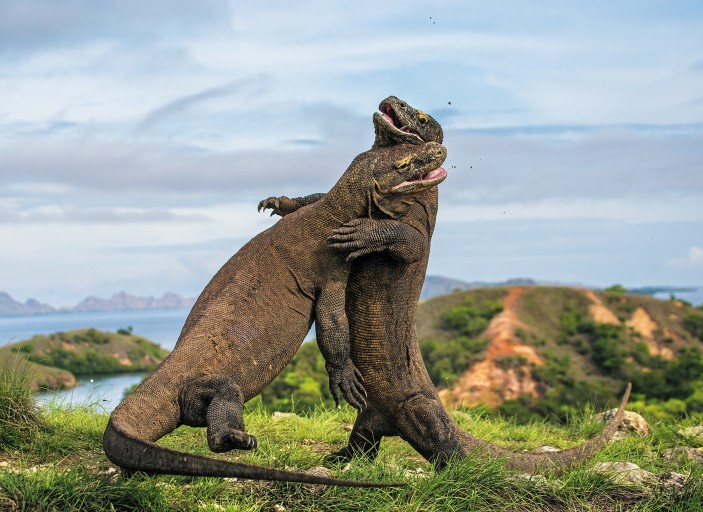
#> input picture Image Enhancement/image.jpg, 703 x 512 px
$ jupyter execute --allow-errors 'Image Enhancement.ipynb'
#> lines starting #> are read from the running program, lines starting #| are printed output that depends on the picture; after the words box and inside, x2 and y2 are one past the last pixel; in counts of white or black regions, pixels touching at a corner belong together
[cell 1]
import cv2
import numpy as np
import matplotlib.pyplot as plt
img = cv2.imread('image.jpg')
#> img is the input picture: shape (512, 703, 3); mean B, G, R 148.4, 156.7, 150
bgr = cv2.cvtColor(img,cv2.COLOR_RGB2BGR)
gray = cv2.cvtColor(bgr,cv2.COLOR_BGR2GRAY)
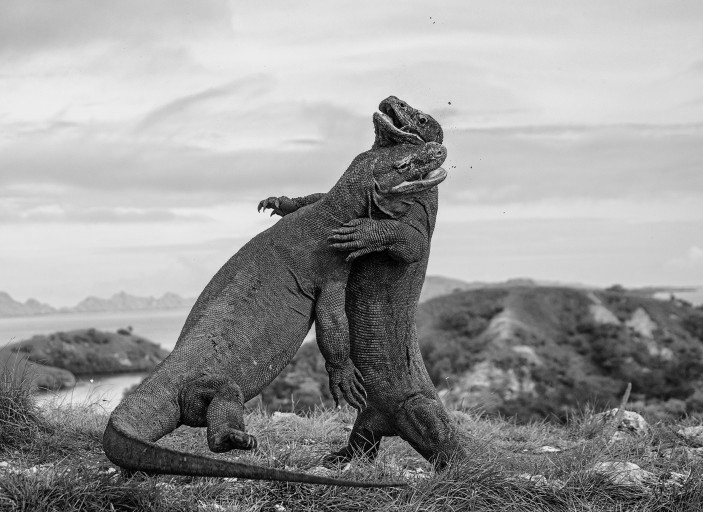
#> gray: shape (512, 703); min 0, max 241, mean 153.5
HistEq = cv2.equalizeHist(gray)
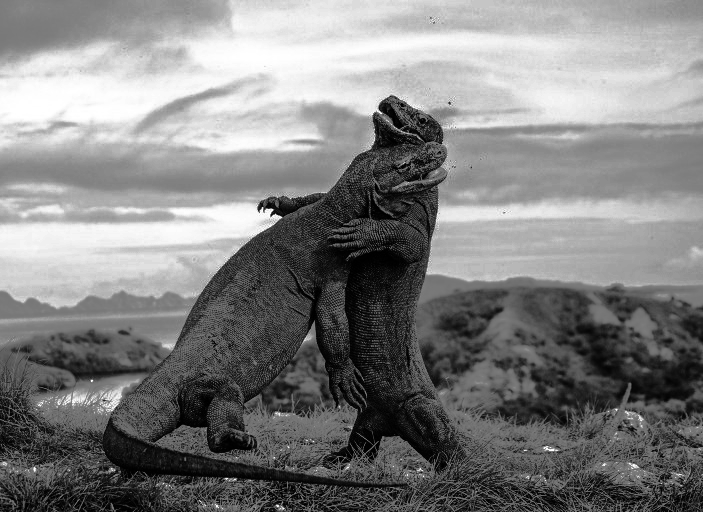
#> HistEq: shape (512, 703); min 0, max 255, mean 128.5
binr = cv2.threshold(gray, 0, 255, cv2.THRESH_BINARY+cv2.THRESH_OTSU)[1] # binarize the image
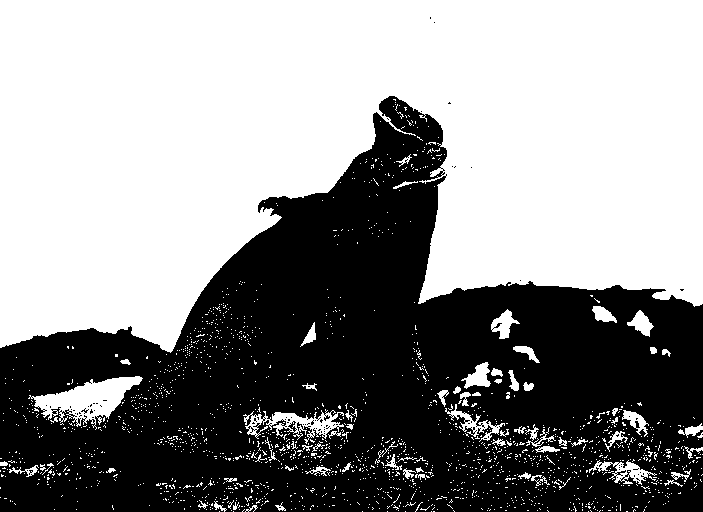
#> binr: shape (512, 703); 56.2% white; 90 black regions (89 under 20 px), largest, box (x1, y1, x2, y2) and area: (0, 96, 703, 512) 157344
kernel = np.ones((3, 3), np.uint8) # define the kernel
opening = cv2.morphologyEx(binr, cv2.MORPH_OPEN, kernel, iterations=1) # opening the image
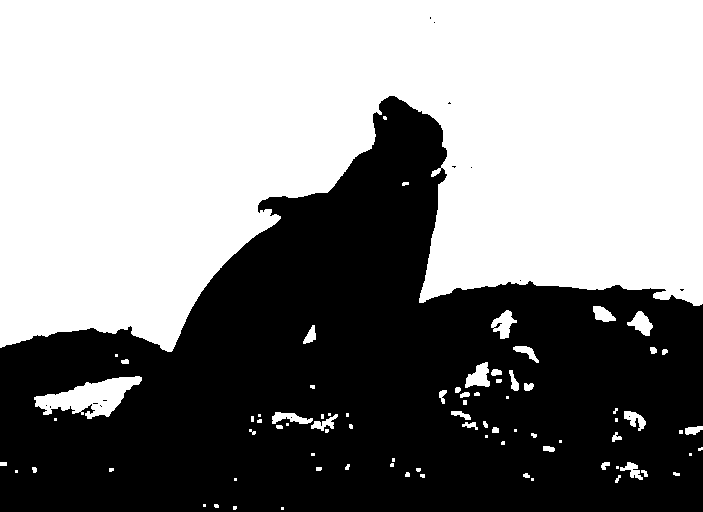
#> opening: shape (512, 703); 54.1% white; 15 black regions (14 under 20 px), largest, box (x1, y1, x2, y2) and area: (0, 96, 703, 512) 165110
plt.subplot(2,2,1)
plt.imshow(bgr)
plt.subplot(2,2,2)
#> (the rest of this cell did not finish here and is left out)
